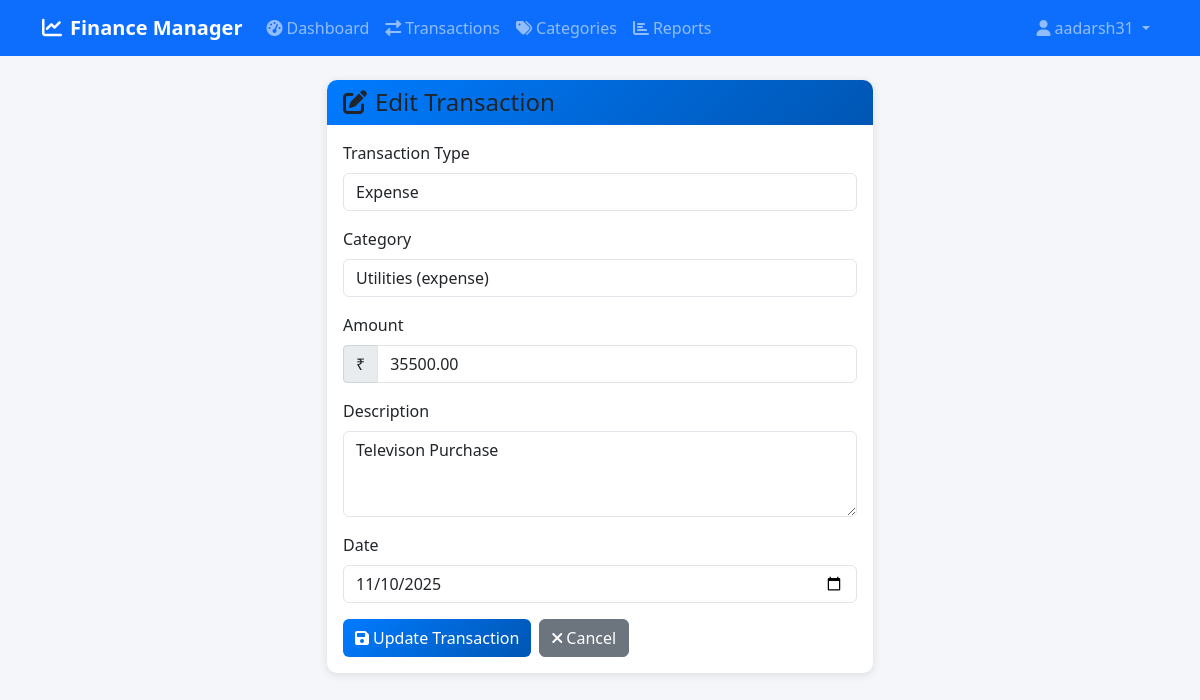
The app's page /transactions/edit/8/ (signed in) with its own data.
### finance/models.py (models this page shows, shortened)
class Transaction(models.Model):
    TRANSACTION_TYPES = [
        ('income', 'Income'),
        ('expense', 'Expense'),
    ]
    user = models.ForeignKey(User, on_delete=models.CASCADE)
    category = models.ForeignKey(Category, on_delete=models.CASCADE)
    amount = models.DecimalField(max_digits=10, decimal_places=2)
    description = models.TextField(blank=True)
    type = models.CharField(max_length=10, choices=TRANSACTION_TYPES)
    date = models.DateField(default=timezone.now)
    created_at = models.DateTimeField(default=timezone.now)
    class Meta:
        ordering = ['-date', '-created_at']

### finance/views.py (the view)
# urls.py: path('transactions/edit/<int:pk>/', views.edit_transaction, name='edit_transaction'),
@login_required
def edit_transaction(request, pk):
    transaction = get_object_or_404(Transaction, pk=pk, user=request.user)
    if request.method == 'POST':
        form = TransactionForm(request.POST, instance=transaction, user=request.user)
        if form.is_valid():
            form.save()
            messages.success(request, 'Transaction updated successfully!')
            return redirect('transactions')
    else:
        form = TransactionForm(instance=transaction, user=request.user)
    return render(request, 'finance/edit_transaction.html', {'form': form, 'transaction': transaction})

### finance/forms.py (shortened to what this page needs)
class TransactionForm(forms.ModelForm):
    class Meta:
        model = Transaction
        fields = ['category', 'amount', 'description', 'type', 'date']
        widgets = {
            'date': forms.DateInput(attrs={'type': 'date', 'class': 'form-control'}),
            'amount': forms.NumberInput(attrs={'class': 'form-control', 'step': '0.01'}),
            'description': forms.Textarea(attrs={'class': 'form-control', 'rows': 3}),
            'type': forms.Select(attrs={'class': 'form-control'}),
            'category': forms.Select(attrs={'class': 'form-control'}),
        }
    def __init__(self, *args, **kwargs):
        user = kwargs.pop('user', None)
        super().__init__(*args, **kwargs)
        if user:
            self.fields['category'].queryset = Category.objects.filter(user=user)

### finance/models.py (called while the page is built)
    def __str__(self):
        return f"{self.name} ({self.type})"

### templates/finance/edit_transaction.html (shortened to what this page needs)
{% extends 'base.html' %}
{% block content %}
<div class="row justify-content-center">
    <div class="col-md-8 col-lg-6">
        <div class="card">
            <div class="card-header">
                <h4 class="mb-0"><i class="fas fa-edit me-2"></i>Edit Transaction</h4>
            </div>
            <div class="card-body">
                <form method="post">
                    <div class="mb-3">
                        <label for="{{ form.type.id_for_label }}" class="form-label">Transaction Type</label>
                        {{ form.type }}
                    </div>
                    <div class="mb-3">
                        <label for="{{ form.category.id_for_label }}" class="form-label">Category</label>
                        {{ form.category }}
                    </div>
                    <div class="mb-3">
                        <label for="{{ form.amount.id_for_label }}" class="form-label">Amount</label>
                        <div class="input-group">
                            <span class="input-group-text">₹</span>
                            {{ form.amount }}
                        </div>
                    </div>
                    <div class="mb-3">
                        <label for="{{ form.description.id_for_label }}" class="form-label">Description</label>
                        {{ form.description }}
                    </div>
                    <div class="mb-3">
                        <label for="{{ form.date.id_for_label }}" class="form-label">Date</label>
                        {{ form.date }}
                    </div>
                    <div class="d-flex gap-2">
                        <button type="submit" class="btn btn-primary">
                            <i class="fas fa-save me-1"></i>Update Transaction
                        </button>
                        <a href="{% url 'transactions' %}" class="btn btn-secondary">
                            <i class="fas fa-times me-1"></i>Cancel
                        </a>
                    </div>
                </form>
            </div>
        </div>
    </div>
</div>
{% endblock %}

### templates/base.html (shortened to what this page needs)
<!DOCTYPE html>
<html lang="en">
<head>
    <link href="https://cdn.jsdelivr.net/npm/bootstrap@5.1.3/dist/css/bootstrap.min.css" rel="stylesheet">
    <link href="https://cdnjs.cloudflare.com/ajax/libs/font-awesome/6.0.0/css/all.min.css" rel="stylesheet">
    {% load static %}
    <link href="{% static 'css/style.css' %}" rel="stylesheet">
</head>
<body>
    {% if user.is_authenticated %}
    <nav class="navbar navbar-expand-lg navbar-dark bg-primary">
        <div class="container">
            <a class="navbar-brand" href="{% url 'dashboard' %}">
                <i class="fas fa-chart-line me-2"></i>Finance Manager
            </a>
            <div class="collapse navbar-collapse" id="navbarNav">
                <ul class="navbar-nav me-auto">
                    <li class="nav-item">
                        <a class="nav-link" href="{% url 'dashboard' %}">
                            <i class="fas fa-tachometer-alt me-1"></i>Dashboard
                        </a>
                    </li>
                    <li class="nav-item">
                        <a class="nav-link" href="{% url 'transactions' %}">
                            <i class="fas fa-exchange-alt me-1"></i>Transactions
                        </a>
                    </li>
                    <li class="nav-item">
                        <a class="nav-link" href="{% url 'categories' %}">
                            <i class="fas fa-tags me-1"></i>Categories
                        </a>
                    </li>
                    <li class="nav-item">
                        <a class="nav-link" href="{% url 'reports' %}">
                            <i class="fas fa-chart-bar me-1"></i>Reports
                        </a>
                    </li>
                </ul>
                <ul class="navbar-nav">
                    <li class="nav-item dropdown">
                        <a class="nav-link dropdown-toggle" href="#" id="navbarDropdown" role="button" data-bs-toggle="dropdown">
                            <i class="fas fa-user me-1"></i>{{ user.username }}
                        </a>
                    </li>
                </ul>
            </div>
        </div>
    </nav>
    {% endif %}
    <main class="container mt-4">
        {% block content %}
        {% endblock %}
    </main>
</body>
</html>

### static/css/style.css (style rules this page uses)
:root { --primary-color: #007bff; --success-color: #28a745; --danger-color: #dc3545; --warning-color: #ffc107; --info-color: #17a2b8; --light-color: #f8f9fa; --dark-color: #343a40; }
body { background-color: #f5f6fa; font-family: 'Segoe UI', Tahoma, Geneva, Verdana, sans-serif; }
.navbar-brand { font-weight: 600; font-size: 1.25rem; }
.navbar-nav .nav-link { font-weight: 500; transition: all 0.3s ease; }
.card { border: none; border-radius: 10px; box-shadow: 0 2px 10px rgba(0, 0, 0, 0.1); transition: all 0.3s ease; }
.card-header { background: linear-gradient(135deg, var(--primary-color), #0056b3); border-radius: 10px 10px 0 0 !important; border: none; }
.btn { border-radius: 6px; font-weight: 500; transition: all 0.3s ease; }
.btn-primary { background: linear-gradient(135deg, var(--primary-color), #0056b3); border: none; }
.form-control { border-radius: 6px; border: 1px solid #e1e5e9; transition: all 0.3s ease; }
.card { animation: fadeInUp 0.6s ease-out; }

### records on screen
Transaction: type "Expense", category "Utilities (expense)", amount "35500.00", description "Televison Purchase", date "11/10/2025"

### other values on screen
{{ user.username }} "aadarsh31"
